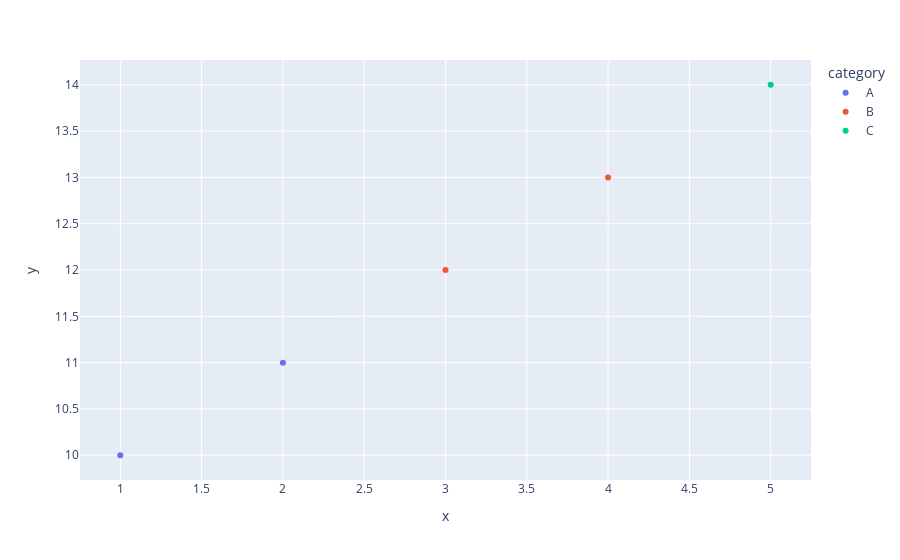

The cell this chart's notebook holds for it:
### Code cell
'''# Sample data
df = pd.DataFrame({
    'x': [1, 2, 3, 4, 5],
    'y': [10, 11, 12, 13, 14],
    'category': ['A', 'A', 'B', 'B', 'C']
})

# Create a scatter plot
fig = px.scatter(df, x='x', y='y', color='category')

# Show the plot
fig.show()

### Figure 1 — Plotly figure (JSON) as saved in the notebook; plotly's stock layout.template omitted (floating-point values rounded to 4 significant figures)
{"data": [{"hovertemplate": "category=A<br>x=%{x}<br>y=%{y}<extra></extra>", "legendgroup": "A", "marker": {"color": "#636efa", "symbol": "circle"}, "mode": "markers", "name": "A", "orientation": "v", "showlegend": true, "type": "scatter", "x": [1, 2], "xaxis": "x", "y": [10, 11], "yaxis": "y"}, {"hovertemplate": "category=B<br>x=%{x}<br>y=%{y}<extra></extra>", "legendgroup": "B", "marker": {"color": "#EF553B", "symbol": "circle"}, "mode": "markers", "name": "B", "orientation": "v", "showlegend": true, "type": "scatter", "x": [3, 4], "xaxis": "x", "y": [12, 13], "yaxis": "y"}, {"hovertemplate": "category=C<br>x=%{x}<br>y=%{y}<extra></extra>", "legendgroup": "C", "marker": {"color": "#00cc96", "symbol": "circle"}, "mode": "markers", "name": "C", "orientation": "v", "showlegend": true, "type": "scatter", "x": [5], "xaxis": "x", "y": [14], "yaxis": "y"}], "layout": {"autosize": true, "legend": {"title": {"text": "category"}, "tracegroupgap": 0}, "margin": {"t": 60}, "xaxis": {"anchor": "y", "autorange": true, "domain": [0, 1], "range": [0.7576, 5.242], "title": {"text": "x"}, "type": "linear"}, "yaxis": {"anchor": "x", "autorange": true, "domain": [0, 1], "range": [9.69, 14.31], "title": {"text": "y"}, "type": "linear"}}}
